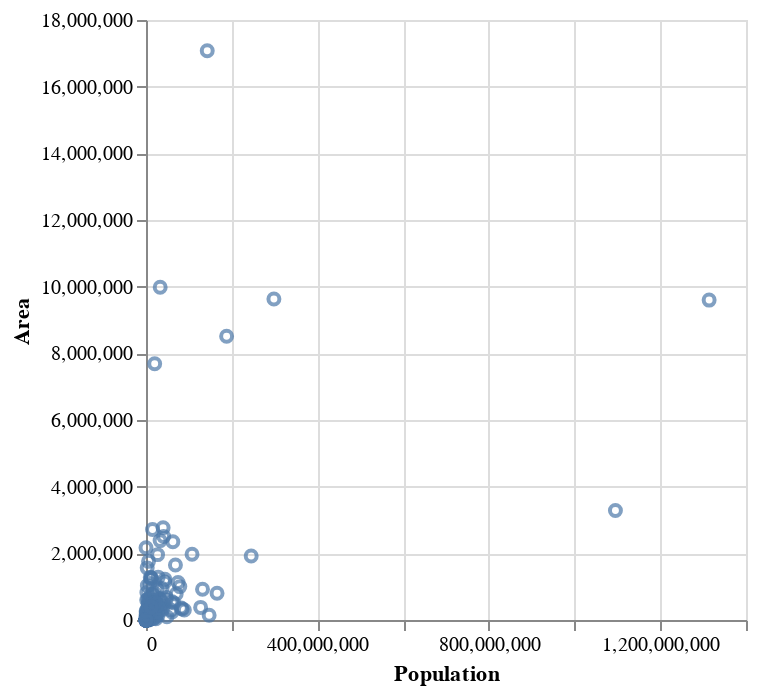

Write notebook code for a chart like this one.
### Code cell
Chart(wd).mark_point().encode(x='Population', y='Area', tooltip='Country')

### Figure 1 — Vega-Lite specification as saved in the notebook (floating-point values rounded to 4 significant figures; data arrays with more than 128 entries replaced by an {"elided": "..."} marker saying what was removed)
{"config": {"view": {"continuousWidth": 300, "continuousHeight": 300}}, "data": {"name": "data-3457a06170358b4bac31e572badf9c5d"}, "mark": {"type": "point"}, "encoding": {"tooltip": {"field": "Country", "type": "nominal"}, "x": {"field": "Population", "type": "quantitative"}, "y": {"field": "Area", "type": "quantitative"}}, "$schema": "https://vega.github.io/schema/vega-lite/v5.20.1.json", "datasets": {"data-3457a06170358b4bac31e572badf9c5d": {"elided": "224 records"}}}
